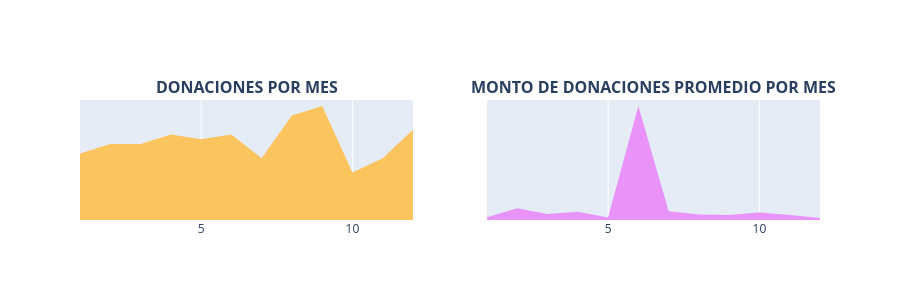

Notebook cell for this chart:
### Markdown cell above
### Donaciones mensuales
- 3.4.3 Número de donaciones mensuales
- 3.4.4 Promedio de donaciones mensuales

### Code cell
import pandas as pd
import plotly.graph_objs as go
from plotly.subplots import make_subplots  # <- Importación moderna
from plotly.offline import iplot

# 1. Agrupación de datos por MES
t2 = donations_df.groupby(['Donation Month']).agg({
    'Donation Year' : 'count', 
    'Donation Amount' : 'mean'
}).reset_index().rename(columns={'Donation Year' : 'Total Donations', 'Donation Amount' : 'Average Amount'})

x = t2['Donation Month']
y1 = t2['Total Donations']
y2 = t2['Average Amount']

# 2. Creación de Traces (Gráficos de área por mes)
trace1 = go.Scatter(x=x, y=y1, fill='tozeroy', fillcolor='#fcc45f', mode='none')
trace2 = go.Scatter(x=x, y=y2, fill='tozeroy', fillcolor="#e993f9", mode='none')

# 3. Configuración de Subplots
fig = make_subplots(
    rows=1, 
    cols=2, 
    subplot_titles=["<b>DONACIONES POR MES</b>", "<b>MONTO DE DONACIONES PROMEDIO POR MES</b>"]
)

fig.append_trace(trace1, 1, 1)
fig.append_trace(trace2, 1, 2)

# 4. Actualización del Diseño (Limpiando parámetros obsoletos)
fig['layout'].update(
    height=300, 
    showlegend=False, 
    yaxis=dict(
        autorange=True,
        showgrid=False,
        zeroline=False,
        showline=False,
        ticks='',
        showticklabels=False
    ), 
    yaxis2=dict(
        autorange=True,
        showgrid=False,
        zeroline=False,
        showline=False,
        ticks='',
        showticklabels=False
    )
)

# 5. Renderizar en Jupyter
iplot(fig)

### Figure 1 — Plotly figure (JSON) as saved in the notebook; plotly's stock layout.template omitted (floating-point values rounded to 4 significant figures)
{"data": [{"fill": "tozeroy", "fillcolor": "#fcc45f", "mode": "none", "type": "scatter", "x": [1, 2, 3, 4, 5, 6, 7, 8, 9, 10, 11, 12], "xaxis": "x", "y": [14, 16, 16, 18, 17, 18, 13, 22, 24, 10, 13, 19], "yaxis": "y"}, {"fill": "tozeroy", "fillcolor": "#e993f9", "mode": "none", "type": "scatter", "x": [1, 2, 3, 4, 5, 6, 7, 8, 9, 10, 11, 12], "xaxis": "x2", "y": [85.26, 378.8, 195.4, 267.7, 82.4, 3663.0, 282.5, 177.1, 161.8, 239.1, 157.5, 66.39], "yaxis": "y2"}], "layout": {"annotations": [{"font": {"size": 16}, "showarrow": false, "text": "<b>DONACIONES POR MES</b>", "x": 0.225, "xanchor": "center", "xref": "paper", "y": 1, "yanchor": "bottom", "yref": "paper"}, {"font": {"size": 16}, "showarrow": false, "text": "<b>MONTO DE DONACIONES PROMEDIO POR MES</b>", "x": 0.775, "xanchor": "center", "xref": "paper", "y": 1, "yanchor": "bottom", "yref": "paper"}], "height": 300, "showlegend": false, "xaxis": {"anchor": "y", "domain": [0, 0.45]}, "xaxis2": {"anchor": "y2", "domain": [0.55, 1]}, "yaxis": {"anchor": "x", "autorange": true, "domain": [0, 1], "showgrid": false, "showline": false, "showticklabels": false, "ticks": "", "zeroline": false}, "yaxis2": {"anchor": "x2", "autorange": true, "domain": [0, 1], "showgrid": false, "showline": false, "showticklabels": false, "ticks": "", "zeroline": false}}}
